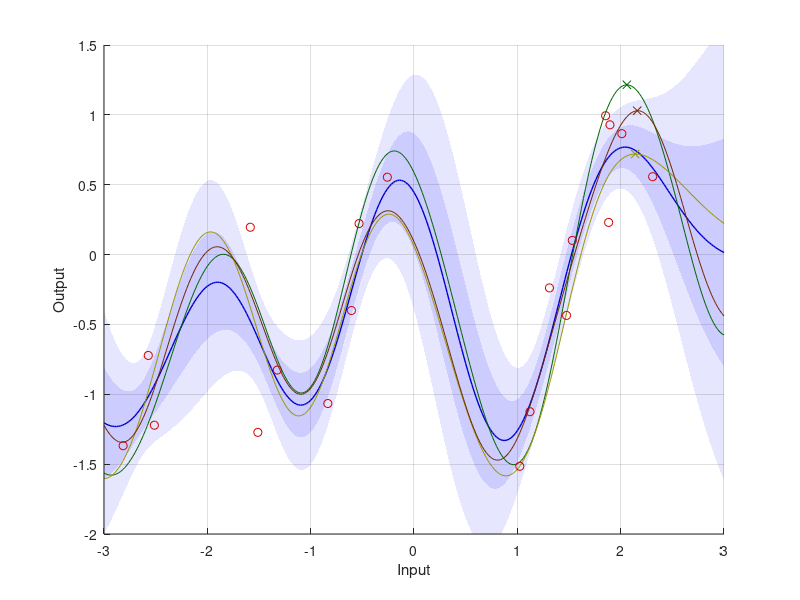
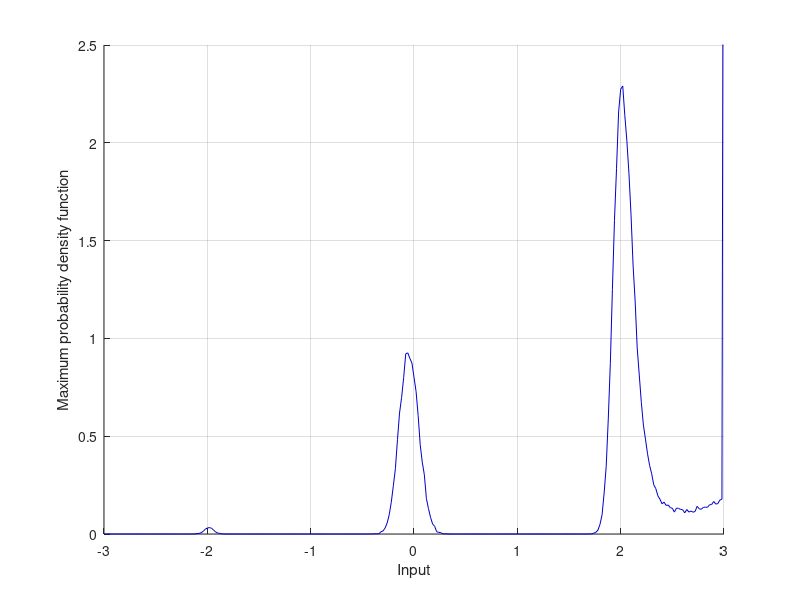
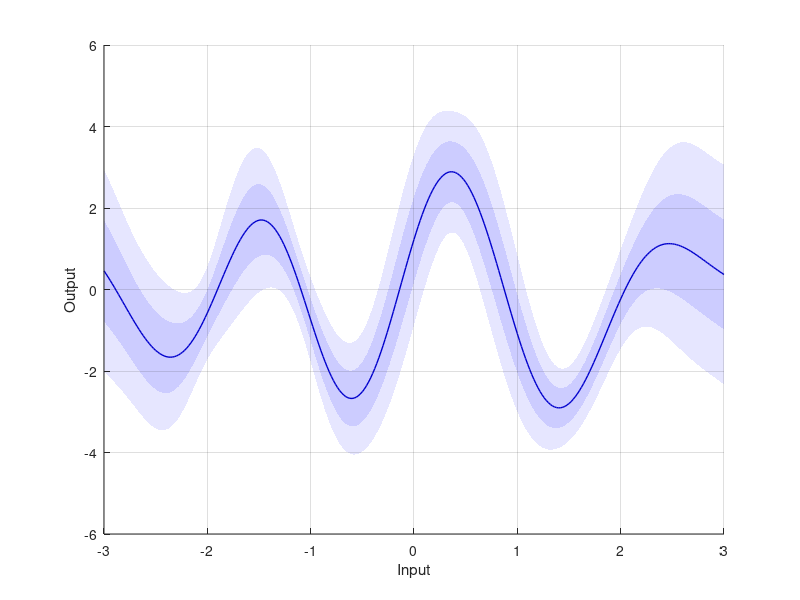

Here is the MATLAB script that generated these plots, in order: (Note: a time limit stopped this script after it produced the figures.)
% This file contains all the scripts for Chapter 6 of the Gaussian process regression thesis. 
% To use it, make sure that the Matlab directory is set to the directory of this file. Then first run this block, which initializes many parameters. Subsequently, you can run any block within
% this file separately, or you can just run them all together, for instance by pressing F5 or calling Chapter6 from the Matlab command.

% We set up the workspace, ready for executing scripts.
% clear all; % Empty the workspace.
clc; % Empty the command window.
exportFigs = 0; % Do we export figures? 0 for no, 1 (or anything else) for yes.
useColor = 1; % Should we set up plots for colored output (1) or black-and-white output (0)?
addpath('../ExportFig'); % We add the functions for exporting figures.
addpath('../Tools'); % This is for a few useful add-on functions, like the logdet function.

% We define colors.
black = [0 0 0];
white = [1 1 1];
if useColor == 0
	red = [0 0 0];
	green = [0.6 0.6 0.6];
	blue = [0.2 0.2 0.2];
	yellow = [0.4 0.4 0.4];
	grey = [0.8 0.8 0.8];
	brown = [0.95 0.95 0.95];
else
	red = [0.8 0 0];
	green = [0 0.4 0];
	blue = [0 0 0.8];
	yellow = [0.6 0.6 0];
	grey = [0.8 0.8 1];
	brown = [0.45 0.15 0.0];
end

% We generate measurements for an example GP which we will use.
nm = 20; % This is the number of measurement points.
ns = 301; % This is the number of plot (trial) points.
xMin = -3; % This is the minimum input.
xMax = 3; % This is the maximum input.
fmMin = 0; % This is the minimum value which f_{max} can be.
fmMax = 1.2; % This is the maximum value which f_{max} can be.
sfm = 0.3;
rng(227, 'twister'); % We fix Matlab's random number generator, so we get the same measurement points as in the thesis plots.
Xm = xMin + rand(1,nm)*(xMax - xMin);
fm = (cos(3*Xm) - Xm.^2/9 + Xm/6)';
fmh = fm + sfm*randn(nm,1);
Xs = linspace(xMin, xMax, ns);
fs = (cos(3*Xs) - Xs.^2/9 + Xs/6)';
dx = (xMax - xMin)/(ns - 1); % This is the distance between two trial points.
fm = linspace(fmMin, fmMax, ns); % This is the x-axis scale for the plots of the maximum value distribution.
hf = 0.04; % This is the length scale for the kernel density estimation process of the maximum value distribution.

% We set up a Gaussian process to approximate the measurements, giving us the GP for our examples.
lf = 1; % This is the output length scale.
lx = 0.6; % This is the input length scale.
X = [Xm,Xs];
n = size(X,2);
diff = repmat(X,n,1) - repmat(X',1,n); % This is the matrix containing differences between input points.
K = lf^2*exp(-1/2*diff.^2/lx^2); % This is the covariance matrix. It contains the covariances of each combination of points.
KDivided = mat2cell(K,[nm,ns],[nm,ns]);
Kmm = KDivided{1,1};
Kms = KDivided{1,2};
Ksm = KDivided{2,1};
Kss = KDivided{2,2};
mm = zeros(nm,1); % This is the prior mean vector of the measurement points.
ms = zeros(ns,1); % This is the prior mean vector of the trial points.
Sfm = sfm^2*eye(nm); % This is the noise covariance matrix.
mPost = ms + Ksm/(Kmm + Sfm)*(fmh - mm); % This is the posterior mean vector.
SPost = Kss - Ksm/(Kmm + Sfm)*Kms; % This is the posterior covariance matrix.
sPost = sqrt(diag(SPost)); % These are the posterior standard deviations.

%% Figure 6.1.
disp('Creating Figure 6.1.');

% We generate samples from the posterior distribution of the trial points.
rng(37, 'twister'); % We fix Matlab's random number generator, so that it is guaranteed to find samples with very different maximums, illustrating the point that I want to make.
eps = 1e-10; % We use a small number to add to the diagonal (so to the eigenvalues) of the matrix, to make sure Matlab doesn't give any numerical issues with finding the Cholesky decomposition.
SPostCholesky = chol(SPost + eps*eye(ns)); % We use the Cholesky decomposition to sample from the posterior Gaussian distribution.
sample1 = mPost + SPostCholesky'*randn(ns,1); % We generate a sample from the Gaussian distribution with mean mPost and with covariance matrix SPost.
sample2 = mPost + SPostCholesky'*randn(ns,1); % We generate a sample from the Gaussian distribution with mean mPost and with covariance matrix SPost.
sample3 = mPost + SPostCholesky'*randn(ns,1); % We generate a sample from the Gaussian distribution with mean mPost and with covariance matrix SPost.
[m1,i1] = max(sample1);
[m2,i2] = max(sample2);
[m3,i3] = max(sample3);

% We plot the GP and the samples.
figure(1);
clf(1);
hold on;
grid on;
xlabel('Input');
ylabel('Output');
patch([Xs, fliplr(Xs)],[mPost-2*sPost; flipud(mPost+2*sPost)], 1, 'FaceColor', (grey+white)/2, 'EdgeColor', 'none'); % This is the grey area in the plot.
patch([Xs, fliplr(Xs)],[mPost-sPost; flipud(mPost+sPost)], 1, 'FaceColor', grey, 'EdgeColor', 'none'); % This is the grey area in the plot.
set(gca, 'layer', 'top'); % We make sure that the grid lines and axes are above the grey area.
plot(Xs, mPost, '-', 'LineWidth', 1, 'Color', blue); % We plot the mean line.
plot(Xs, sample1, '-', 'Color', green); % We draw the three different samples.
plot(Xs, sample2, '-', 'Color', yellow);
plot(Xs, sample3, '-', 'Color', brown);
plot(Xs(i1), sample1(i1), 'x', 'Color', green); % We use a cross to indicate the maximums.
plot(Xs(i2), sample2(i2), 'x', 'Color', yellow);
plot(Xs(i3), sample3(i3), 'x', 'Color', brown);
% plot(Xs, fs, '-', 'LineWidth', 1, 'Color', black); % This plots the true function which we are approximating.
plot(Xm, fmh, 'o', 'Color', red); % We plot the measurement points.
axis([xMin,xMax,-2,1.5]);
if exportFigs ~= 0
	export_fig('GPExampleWithSamples.png','-transparent');
end

%% Figure 6.2.
disp('Creating Figure 6.2.');

% We generate a lot of samples and find their maximums. Then we use this to find the maximum distribution.
nSamples = 1e5; % This is the number of sample functions we will examine.
eps = 1e-10; % We use a small number to add to the diagonal (so to the eigenvalues) of the matrix, to make sure Matlab doesn't give any numerical issues with finding the Cholesky decomposition.
SPostCholesky = chol(SPost + eps*eye(ns)); % We use the Cholesky decomposition to sample from the posterior Gaussian distribution.
maxCounter = zeros(1,ns); % We will use this array to count how many times a specific point is the maximum.
maxValDist = zeros(1,ns); % We will use this array to set up a probability density function of the maximum value. We will not use/plot that here in this block, but we will use it later in Figure 6.9.
for i = 1:nSamples
	sample = mPost + SPostCholesky'*randn(ns,1); % We generate a sample from the Gaussian process.
	[val,ind] = max(sample); % We find out where the maximum occurs. That is, at which of the ns trial points.
	maxCounter(ind) = maxCounter(ind) + 1; % We increment the counter for this trial point.
	maxValDist = maxValDist + 1/sqrt(det(2*pi*hf^2))*exp(-1/2*(fm - val).^2/hf^2); % We use Kernel density estimation to set up this distribution. It's a trick to make the plot more smooth and hence more close to the actual probability density function.
end
maxDist = maxCounter/nSamples/dx; % This is the maximum distribution. It is a probability density function, meaning its integral adds up to one.
maxValDist = maxValDist/nSamples; % This is the distribution of the maximum value.

% Then we plot the maximum distribution.
figure(2);
clf(2);
hold on;
grid on;
xlabel('Input');
ylabel('Maximum probability density function');
plot(Xs, maxDist, '-', 'Color', blue);
axis([xMin,xMax,0,2.5]);
if exportFigs ~= 0
	export_fig('GPMaximumDistribution.png','-transparent');
end

% % Finally we save it, since we may need it for later applications.
% save('TrueMaximumDistribution','Xs','maxDist');
% save('TrueMaximumValueDistribution','fm','maxValDist');

%% Figure 6.3.
disp('Creating Figure 6.3.');

% We take derivatives of the posterior distribution.
d2Kss = Kss.*(1/lx^2 - (diff(nm+1:end,nm+1:end).^2/lx^4)); % This is the derivative d^2 k(x,x') / dx dx' for the trial points.
dKms = Kms.*diff(1:nm,nm+1:end)/lx^2; % This is the derivative dk(x,x') / dx' where the first input is the set of measurement points and the second input is the set of trial points.
dKsm = dKms'; % This is the derivative dk(x,x') / dx where the first input is the set of trial points and the second input is the set of measurement points.
mdPost = zeros(ns,1) + dKsm/(Kmm + Sfm)*(fmh - mm); % These are the posterior mean of the derivative.
SdPost = d2Kss - dKsm/(Kmm + Sfm)*dKms; % These are the posterior covariance of the derivative.
sdPost = sqrt(diag(SdPost)); % These are the posterior standard deviations of the derivative.

% We set up the GP plot.
figure(3);
clf(3);
hold on;
grid on;
xlabel('Input');
ylabel('Output');
patch([Xs, fliplr(Xs)],[mdPost-2*sdPost; flipud(mdPost+2*sdPost)], 1, 'FaceColor', (grey+white)/2, 'EdgeColor', 'none'); % This is the grey area in the plot.
patch([Xs, fliplr(Xs)],[mdPost-sdPost; flipud(mdPost+sdPost)], 1, 'FaceColor', grey, 'EdgeColor', 'none'); % This is the grey area in the plot.
set(gca, 'layer', 'top'); % We make sure that the grid lines and axes are above the grey area.
plot(Xs, mdPost, '-', 'LineWidth', 1, 'Color', blue); % We plot the mean line.
if exportFigs ~= 0
	export_fig('DerivativeGP.png','-transparent');
end

% At each point the function value derivative has a Gaussian distribution. So for each function value derivative we can calculate the probability that it is zero.
zeroDerivProb = 1./sqrt(2*pi*sdPost.^2).*exp(-1/2*mdPost.^2./sdPost.^2);
zeroDerivProb = zeroDerivProb/sum(zeroDerivProb)/dx;
figure(4);
clf(4);
hold on;
grid on;
xlabel('Input');
ylabel('Zero derivative probability');
plot(Xs, zeroDerivProb, '-', 'Color', blue);
if exportFigs ~= 0
	export_fig('ZeroDerivativeProbability.png','-transparent');
end

% We now set up the distribution of the second derivative, given our measurements and given that the first derivative at that exact point is zero.
negativeSecondDerivProb = zeros(ns,1);
for i = 1:ns % We walk through each individual point, noting that the derivative there is zero and calculating the posterior distribution of the second derivative.
	d2Ksm = Ksm(i,:).*(-1/lx^2 + (diff(nm+i,1:nm).^2/lx^4)); % This is the derivative d^2 k(x,x') / dx^2 where the first input is the set of trial points and the second input is the set of measurement points.
	d3Kss = Kss(i,i).*(3*diff(nm+i,nm+i)/lx^4 - diff(nm+i,nm+i).^3/lx^6); % This is the derivative d^3 k(x,x') / dx^2 dx' where both inputs are the trial set.
	d4Kss = Kss(i,i).*(3/lx^4 - 6*diff(nm+i,nm+i).^2/lx^6 + diff(nm+i,nm+i).^4/lx^8); % This is the derivative d^4 k(x,x') / dx^2 dx'^2 where both inputs are the trial set.
	mddPost = zeros(1,1) + [d2Ksm,d3Kss]/[Kmm + Sfm,dKms(:,i);dKsm(i,:),d2Kss(i,i)]*[fmh - mm;0]; % Here we apply the regression. Note that we have set up a joint distribution of both f (at the position of the measurements), df/dx (at the position of the current point) and d^2f/dx^2 (at the position of the current point). We know the first two (albeit with some possible noise) and apply regression to find the third.
	SddPost = d4Kss - [d2Ksm,d3Kss]/[Kmm + Sfm,dKms(:,i);dKsm(i,:),d2Kss(i,i)]*[d2Ksm';d3Kss'];
	sddPost = sqrt(diag(SddPost));
	negativeSecondDerivProb(i) = normcdf(0,mddPost,sddPost);
end
maximumProb = negativeSecondDerivProb.*zeroDerivProb; % We multiply the p(d^2f/dx^2 < 0|df/dx = 0) by p(df/dx = 0) for each point, according to the conditional probabilities.
maximumProb = maximumProb/sum(maximumProb)/dx; % We normalize the result to make sure it's a valid PDF whose integral equals one.

% We plot the outcome.
figure(5);
clf(5);
hold on;
grid on;
xlabel('Input');
ylabel('Maximum probability');
plot(Xs, maximumProb, '-', 'Color', blue);
if exportFigs ~= 0
	export_fig('LocalMaximumProbability.png','-transparent');
end

%% Figure 6.4.
disp('Creating Figure 6.4.');

% We set up bins.
nr = 20; % We define the number of rounds we apply.
np = 1e4; % We define the number of particles used.
bins = zeros(ns,nr+1); % We set up storage space for the number of bins.
bins(:,1) = floor(np/ns); % We divide the particles over the bins.
bins(1:mod(np,ns),1) = ceil(np/ns); % We give the first few bins an extra particle if it doesn't quite match.
rng(1, 'twister'); % We fix Matlab's random number generator, so that it gives the plot shown in the thesis.

% We iterate over the number of rounds.
for i = 1:nr
	% We walk through all the bins.
	for j = 1:ns
		% For each particle, we make a comparison.
		for k = 1:bins(j,i)
			randomBin = ceil(rand(1,1)*ns); % We pick a new random bin.
			mut = mPost(j) - mPost(randomBin); % We set up the posterior distribution of f_j - f_r, with f_j being the current bin and f_r being the new random bin.
			St = SPost(j,j) + SPost(randomBin,randomBin) - 2*SPost(j,randomBin);
			sample = mut + sqrt(St)*randn(1,1); % This is a sample from f_j - f_r. If it is positive, then f_j > f_r and the particle can stay. If it is negative, then f_j < f_r and it should move to the new random bin.
			if sample >= 0
				bins(j,i+1) = bins(j,i+1) + 1;
			else
				bins(randomBin,i+1) = bins(randomBin,i+1) + 1;
			end
		end
	end
end

% Next, we calculate the limit distribution of the particles.
P = zeros(ns,ns);
for i = 1:ns
	for j = 1:ns
		mut = mPost(i) - mPost(j);
		Sigmat = SPost(i,i) + SPost(j,j) - SPost(i,j) - SPost(j,i);
		P(i,j) = erf(mut/sqrt(2*Sigmat))/2 + 1/2;
	end
	P(i,i) = 1/2;
end

% We calculate the comparison matrix and use it to find the limit distribution of the particles.
mat = diag(diag(ones(ns,ns)*P)) - P;
outcome = zeros(ns,1);
mat(end,:) = ones(1,ns); % We set the bottom row equal to ones.
outcome(end) = 1; % We set the bottom element of the outcome equal to one.
limitDist = mat\outcome; % These are the probabilities that each point is larger than any of the other points, according to the particle method.
limitDist = limitDist/dx; % We turn the result into a PDF.

% We plot the results.
figure(5);
clf(5);
hold on;
grid on;
xlabel('Input');
ylabel('Particle distribution');
for i = 1:nr+1
	distribution = bins(:,i)/np/dx;
	particleDistribution = plot(Xs, distribution, '-', 'Color', 0.8*(1 - i/(nr+1))*[1,1,1]);
end
axis([xMin,xMax,0,2.5]);

% We also add the true maximum distribution and the limit distribution to the plot.
limitDistribution = plot(Xs, limitDist, '-', 'Color', red, 'LineWidth', 1);
load('TrueMaximumDistribution');
trueDistribution = plot(Xs, maxDist, '-', 'Color', blue);
legend([trueDistribution, limitDistribution, particleDistribution], 'True distribution', 'Limit distribution', 'Particle distribution', 'Location', 'NorthWest');
if exportFigs ~= 0
	export_fig('ParticleDistribution.png','-transparent');
end

%% Example problem.
disp('Setting up the example problem.');

% We set up the distribution.
eps = 1e-6; % This is a very small number.
mup = [0;0;0];
S = [1,1,0;1,1+eps^2,0;0,0,1];

% We calculate the difference distribution for each of the points to find the true maximum distribution.
trueDist = zeros(3,1);
mut = repmat(mup(1),2,1) - mup(2:3);
St = repmat(S(1,1),2,2) - repmat(S(1,2:3),2,1) - repmat(S(2:3,1),1,2) + S(2:3,2:3);
trueDist(1) = mvncdf(mut,zeros(2,1),St);
mut = repmat(mup(3),2,1) - mup(1:2);
St = repmat(S(3,3),2,2) - repmat(S(3,1:2),2,1) - repmat(S(1:2,3),1,2) + S(1:2,1:2);
trueDist(3) = mvncdf(mut,zeros(2,1),St);
trueDist(2) = 1 - trueDist(1) - trueDist(3);
disp('The true maximum distribution is given by');
disp(trueDist);

% We calculate the comparison matrix and use it to find the limit distribution if we would use particles.
P = zeros(3,3);
for i = 1:3
	for j = 1:3
		ind1 = i;
		ind2 = j;
		mut = mup(ind1) - mup(ind2);
		St = S(ind1,ind1) - S(ind1,ind2) - S(ind2,ind1) + S(ind2,ind2);
		P(i,j) = erf(mut/sqrt(2*St))/2 + 1/2;
	end
	P(i,i) = 1/2; % It does not matter to what value we set it, but if we do not set it, it will remain NaN and things will go awry.
end
mat = P - diag(diag(ones(3,3)*P));
outcome = zeros(3,1);
mat(end,:) = ones(1,3); % We set the bottom row equal to ones.
outcome(end) = 1; % We set the bottom element of the outcome equal to one.
limitDist = mat\outcome; % These are the probabilities that each point is larger than any of the other points, according to the particle method.
disp('The limit distribution is given by');
disp(limitDist);

%% Figure 6.5.
disp('Creating Figure 6.5.');

% We make some definitions.
np1 = 20; % This is the number of particles we use.
np2 = 1e3; % This is the other number of particles we use.
x0Min = 0.6; % This is the minimum of the initial distribution.
x0Max = 1.4; % This is the maximum of the initial distribution.
nPlot = 501; % This is the number of plot points we will use.
xsMin = -0.5; % This is the minimum of the plot.
xsMax = 1.5; % This is the maximum of the plot.
xs = linspace(xsMin, xsMax, nPlot);
dxPlot = (xsMax - xsMin)/nPlot; % This is the distance between two plot points.
sx = 0.1; % This is the process noise present in the system.
sysA = 0.8; % The discrete-time system A matrix.
rng(1, 'twister'); % We fix Matlab's random number generator, so we get the same measurement points as in the thesis plots.

% We set up the PDF of the initial distribution and plot it.
initialDist = ((xs <= x0Max).*(xs > x0Min))/(x0Max - x0Min);
figure(6);
clf(6);
hold on;
grid on;
xlabel('x_k');
ylabel('p(x_k)');
plot(xs, initialDist, '-', 'Color', blue);
if exportFigs ~= 0
	export_fig('InitialStateDistribution.png','-transparent');
end

% We calculate the desired posterior distribution. Since the new state x_{k+1} is the summation of the uniform initial distribution and the Gaussian noise, we can find its distribution by
% calculating the convolution between these two distributions. (This is not explained in the thesis. You'll just have to trust me on this.)
desPostDist = (normcdf((sysA*x0Max - xs)/sx) - normcdf((sysA*x0Min - xs)/sx))/sysA/(x0Max - x0Min);

% We generate a number of particles and calculate the next particles.
xp1 = x0Min + (x0Max - x0Min)*rand(np1,1);
xp1New = sysA*xp1 + sx*randn(np1,1);
xp2 = x0Min + (x0Max - x0Min)*rand(np2,1);
xp2New = sysA*xp2 + sx*randn(np2,1);

% We set up a plot where we represent the particles as delta points. Actually delta points are infinitely high so we cannot plot those. Instead, I will use very narrow block functions with a width dx of one plot point.
postDist1 = zeros(size(initialDist));
postDist2 = zeros(size(initialDist));
for i = 1:np1
	xcMin = xp1New(i) - dxPlot/2;
	xcMax = xp1New(i) + dxPlot/2;
 	postDist1 = postDist1 + (1/np1)*((xs <= xcMax).*(xs > xcMin))/dxPlot;
end
for i = 1:np2
	xcMin = xp2New(i) - dxPlot/2;
	xcMax = xp2New(i) + dxPlot/2;
 	postDist2 = postDist2 + (1/np2)*((xs <= xcMax).*(xs > xcMin))/dxPlot;
end
figure(7);
clf(7);
hold on;
grid on;
xlabel('x_{k+1}');
ylabel('p(x_{k+1})');
% plot(xs, postDist2, '-', 'Color', red);
plot(xs, postDist1, '-', 'Color', blue);
% plot(xs, desPostDist, '-', 'Color', green);
if exportFigs ~= 0
	export_fig('NextStateDistributionThroughDelta.png','-transparent');
end

% We now represent the particles as blocks that are a bit wider than just dx.
blockWidth = 0.1;
postDist1 = zeros(size(initialDist));
postDist2 = zeros(size(initialDist));
for i = 1:np1
	xcMin = xp1New(i) - blockWidth/2;
	xcMax = xp1New(i) + blockWidth/2;
 	postDist1 = postDist1 + (1/np1)*((xs <= xcMax).*(xs > xcMin))/blockWidth;
end
for i = 1:np2
	xcMin = xp2New(i) - blockWidth/2;
	xcMax = xp2New(i) + blockWidth/2;
 	postDist2 = postDist2 + (1/np2)*((xs <= xcMax).*(xs > xcMin))/blockWidth;
end
figure(8);
clf(8);
hold on;
grid on;
xlabel('x_{k+1}');
ylabel('p(x_{k+1})');
plot(xs, postDist1, '-', 'Color', blue);
plot(xs, postDist2, '-', 'Color', red);
plot(xs, desPostDist, '-', 'Color', green);
legend('Approximation with n_p = 20','Approximation with n_p = 1000','Analytical distribution','Location','NorthWest');
if exportFigs ~= 0
	export_fig('NextStateDistributionThroughBlock.png','-transparent');
end

% And now we represent the particles through a Gaussian kernel.
GaussianWidth = 0.05;
postDist1 = zeros(size(initialDist));
postDist2 = zeros(size(initialDist));
for i = 1:np1
 	postDist1 = postDist1 + (1/np1)*1/sqrt(2*pi*GaussianWidth^2)*exp(-1/2*(xp1New(i) - xs).^2/GaussianWidth^2);
end
for i = 1:np2
 	postDist2 = postDist2 + (1/np2)*1/sqrt(2*pi*GaussianWidth^2)*exp(-1/2*(xp2New(i) - xs).^2/GaussianWidth^2);
end
figure(9);
clf(9);
hold on;
grid on;
xlabel('x_{k+1}');
ylabel('p(x_{k+1})');
plot(xs, postDist1, '-', 'Color', blue);
plot(xs, postDist2, '-', 'Color', red);
plot(xs, desPostDist, '-', 'Color', green);
legend('Approximation with n_p = 20','Approximation with n_p = 1000','Analytical distribution','Location','NorthWest');
if exportFigs ~= 0
	export_fig('NextStateDistributionThroughGaussian.png','-transparent');
end

%% Figure 6.6.
disp('Creating Figure 6.6.');

% We define the particles.
x = 1:5; % These are the particle values.
w = [0.1, 0.4, 1, 1.5, 2]; % These are the particle weights.
np = length(x); % This is the number of particles.

% We set up data for the cumulative particle weight plot.
xs = 0:0.001:6;
ys = zeros(size(xs));
for i = 1:np
	indices = xs > x(i);
	ys(indices) = ys(indices) + w(i);
end

% We make the cumulative weight plot.
figure(10);
clf(10);
hold on;
grid on;
xlabel('Weight number');
ylabel('Cumulative particle weight');
plot(xs, ys, '-', 'Color', blue);
if exportFigs ~= 0
	export_fig('CumulativeParticleWeight.png','-transparent');
end

% We now set up data for the multinomial resampling idea and make that plot.
rng(7, 'twister'); % We fix Matlab's random number generator, so we get the same measurement points as in the thesis plots.
newParticleIndices = rand(np,1)*np;
figure(11);
clf(11);
hold on;
grid on;
xlabel('Weight number');
ylabel('Cumulative particle weight');
plot(xs, ys, '-', 'Color', blue);
for i = 1:np
	plot([min(xs),max(xs)], [newParticleIndices(i),newParticleIndices(i)], '-', 'Color', green);
end
if exportFigs ~= 0
	export_fig('MultinomialResampling.png','-transparent');
end

% Next, we set up data for the stratified resampling idea and make that plot.
rng(6, 'twister'); % We fix Matlab's random number generator, so we get the same measurement points as in the thesis plots.
figure(12);
clf(12);
hold on;
grid on;
xlabel('Weight number');
ylabel('Cumulative particle weight');
for i = 1:np
	if mod(i,2) == 0 % We alternate regular grey and light grey colors.
		patch([min(xs),max(xs),max(xs),min(xs)],[i-1,i-1,i,i], 1, 'FaceColor', white, 'EdgeColor', 'none'); % This is the grey area in the plot.
	else
		patch([min(xs),max(xs),max(xs),min(xs)],[i-1,i-1,i,i], 1, 'FaceColor', (grey+white)/2, 'EdgeColor', 'none'); % This is the grey area in the plot.
	end
end
set(gca, 'layer', 'top'); % We make sure that the grid lines and axes are above the grey area.
for i = 1:np
	newParticleIndices(i) = rand(1,1) + i - 1;
	plot([min(xs),max(xs)], [newParticleIndices(i),newParticleIndices(i)], '-', 'Color', green);
end
plot(xs, ys, '-', 'Color', blue);
if exportFigs ~= 0
	export_fig('StratifiedResampling.png','-transparent');
end

% Finally, we set up systematic resampling.
rng(3, 'twister'); % We fix Matlab's random number generator, so we get the same measurement points as in the thesis plots.
newParticleIndices = (1:np) - rand(1,1);
figure(13);
clf(13);
hold on;
grid on;
xlabel('Weight number');
ylabel('Cumulative particle weight');
plot(xs, ys, '-', 'Color', blue);
for i = 1:np
	plot([min(xs),max(xs)], [newParticleIndices(i),newParticleIndices(i)], '-', 'Color', green);
end
if exportFigs ~= 0
	export_fig('SystematicResampling.png','-transparent');
end

%% Figure 6.7.
disp('Creating Figure 6.7.');

% We set up a GP with only a very limited number of measurements, so we have lots of uncertainty.
nmUsed = 8;
mPostUnc = ms + Ksm(:,1:nmUsed)/(Kmm(1:nmUsed,1:nmUsed) + Sfm(1:nmUsed,1:nmUsed))*(fmh(1:nmUsed) - mm(1:nmUsed)); % This is the posterior mean vector.
SPostUnc = Kss - Ksm(:,1:nmUsed)/(Kmm(1:nmUsed,1:nmUsed) + Sfm(1:nmUsed,1:nmUsed))*Kms(1:nmUsed,:); % This is the posterior covariance matrix.
sPostUnc = sqrt(diag(SPostUnc)); % These are the posterior standard deviations.

% We plot the GP which we had previously.
figure(14);
clf(14);
hold on;
grid on;
xlabel('Input');
ylabel('Output');
patch([Xs, fliplr(Xs)],[mPostUnc-2*sPostUnc; flipud(mPostUnc+2*sPostUnc)], 1, 'FaceColor', (grey+white)/2, 'EdgeColor', 'none'); % This is the grey area in the plot.
patch([Xs, fliplr(Xs)],[mPostUnc-sPostUnc; flipud(mPostUnc+sPostUnc)], 1, 'FaceColor', grey, 'EdgeColor', 'none'); % This is the grey area in the plot.
set(gca, 'layer', 'top'); % We make sure that the grid lines and axes are above the grey area.
plot(Xs, mPostUnc, '-', 'LineWidth', 1, 'Color', blue); % We plot the mean line.
% plot(Xs, fs, '-', 'LineWidth', 1, 'Color', black); % This plots the true function which we are approximating.
plot(Xm(1:nmUsed), fmh(1:nmUsed), 'o', 'Color', red); % We plot the measurement points.
axis([xMin,xMax,-2,2]);
if exportFigs ~= 0
	export_fig('GPWithFewerMeasurements.png','-transparent');
end

% We calculate the various acquisition functions.
fsh = max(mPostUnc); % This is \hat{f}^*.
xi = 0.2; % This is the exploration parameter for the PI and EI acquisition functions.
z0 = (mPostUnc - fsh)./sPostUnc;
zd = (mPostUnc - fsh - xi)./sPostUnc;
PI0 = normcdf(z0);
PId = normcdf(zd);
EI0 = (mPostUnc - fsh).*normcdf(z0) + sPostUnc.*normpdf(z0);
EId = (mPostUnc - fsh - xi).*normcdf(zd) + sPostUnc.*normpdf(zd);
EV = mPostUnc;
UCB1 = mPostUnc + 1*sPostUnc;
UCB2 = mPostUnc + 2*sPostUnc;

% We scale some acquisition functions to make them appear well together in the same plot. Note that this does not affect the position of their maximum.
% PI = PI/mean(PI); % This scales the PI AF to be one on average.
% EI = EI/mean(EI); % This scales the EI AF to be one on average.
% EI = EI/mean(EI)*mean(PI); % This scales the EI AF to be the same as the PI AF on average.

% We find the positions of the maximums of the acquisition functions.
[PI0max,PI0ind] = max(PI0);
[EI0max,EI0ind] = max(EI0);
[PIdmax,PIdind] = max(PId);
[EIdmax,EIdind] = max(EId);
[EVmax,EVind] = max(EV);
[UCB1max,UCB1ind] = max(UCB1);
[UCB2max,UCB2ind] = max(UCB2);

% We plot the various acquisition functions.
figure(15);
clf(15);
hold on;
grid on;
xlabel('Input');
ylabel('Acquisition function value');
plot(Xs, UCB2, '-', 'Color', yellow);
plot(Xs, UCB1, '-', 'Color', blue);
plot(Xs, EV, '-', 'Color', red);
plot(Xs(UCB2ind), UCB2max, 'x', 'Color', yellow);
plot(Xs(UCB1ind), UCB1max, 'x', 'Color', blue);
plot(Xs(EVind), EVmax, 'x', 'Color', red);
legend('UCB AF (\kappa=2)','UCB AF (\kappa=1)','EV AF (\kappa=0)');
if exportFigs ~= 0
	export_fig('EVandUCBAF.png','-transparent');
end

% We plot the various acquisition functions.
figure(16);
clf(16);
hold on;
grid on;
xlabel('Input');
ylabel('Acquisition function value');
plot(Xs, PI0, '-', 'Color', green);
plot(Xs, PId, '-', 'Color', yellow);
plot(Xs, EI0, '-', 'Color', blue);
plot(Xs, EId, '-', 'Color', red);
plot(Xs(PI0ind), PI0max, 'x', 'Color', green);
plot(Xs(PIdind), PIdmax, 'x', 'Color', yellow);
plot(Xs(EI0ind), EI0max, 'x', 'Color', blue);
plot(Xs(EIdind), EIdmax, 'x', 'Color', red);
legend('PI AF (\xi=0)',['PI AF (\xi=',num2str(xi),')'],'EI AF (\xi=0)',['EI AF (\xi=',num2str(xi),')'],'Location','NorthWest');
if exportFigs ~= 0
	export_fig('PIandEIAF.png','-transparent');
end

%% Figures 6.8. and 6.9.
disp('Creating Figure 6.8.');

% We define parameters.
nr = 10; % We define the number of rounds we apply.
np = 1e4; % We define the number of particles used.
alpha = 0.5; % This is the part of the time we sample a challenger from the current belief of the maximum distribution. A high value of alpha (near 1) speeds up convergence, but distorts the results slightly. For larger problems it is wise to start with a high value of alpha but decrease it towards zero as the algorithm converges.
h = 0.04; % This is the length scale of the Gaussian kernel we will use in the kernel density estimation process. It has been tuned to be the smallest number to still give smooth plots.
rng(1, 'twister'); % We fix Matlab's random number generator, so that it gives the plot shown in the thesis.

% We initialize the particles.
particles = xMin + (xMax - xMin)*rand(1,np); % We set up particles in random locations.
weights = ones(np,1); % We initialize the weights.
% Next, we generate the victory function values. We initialize them according to the distribution of the function value at the particle input points.
diff = repmat(particles,nm,1) - repmat(Xm',1,np); % This is the matrix containing differences between input points.
Kmp = lf^2*exp(-1/2*diff.^2/lx^2);
Kpm = Kmp';
Kpp = lf^2*ones(np,1); % Usually this matrix is diagonal, but given that we have a lot of particles, that would be a too large matrix.
KpmDivKmm = Kpm/(Kmm + Sfm);
mup = KpmDivKmm*(fmh - mm); % These are the mean values of the Gaussian process at all the particle points.
Sigma = Kpp + sum(KpmDivKmm.*Kpm,2); % These are the variances of the Gaussian process at the particle points. We have calculated only the diagonal elements of the covariance matrix here, because we do not need the other elements.
sigma = sqrt(Sigma);
values = mup + sqrt(Sigma).*(randn(np,1)); % We take a random sample from the resulting distribution.

% We set up a storage parameter for the maximum distributions, and we set up the PDF for the first one.
pMax = zeros(nr+1, ns);
for i = 1:np
	pMax(1,:) = pMax(1,:) + weights(i)*1/sqrt(det(2*pi*h^2))*exp(-1/2*(Xs - particles(i)).^2/h^2);
end
pMax(1,:) = pMax(1,:)/sum(weights);

% We iterate over the number of challenge rounds.
for round = 1:nr
	% We start by applying systematic resampling. (Yes, this is quite useless in the first round, but we ignore that tiny detail and do it anyway.)
	oldParticles = particles; % We store the old particles, so we can override the particles matrix during the process of resampling.
	oldValues = values;
	oldWeights = weights;
	wCum = cumsum(oldWeights); % These are the cumulative weights.
	wSum = wCum(end); % This is the sum of all the weights.
	stepSize = wSum/np; % We calculate the step size based on the sum of all the weights.
	val = rand(1,1)*stepSize; % We pick a random number for the algorithm.
	oldPCounter = 1; % We use two counters in the process. This first one keeps track of which old particle we are at.
	newPCounter = 1; % This second counter keeps track of which new particle index we are at.
	while newPCounter <= np % We iterate until we have added np new particles.
		while wCum(oldPCounter) < val + (newPCounter-1)*stepSize % We iterate through the particles until we find the one which we should be adding particles of.
			oldPCounter = oldPCounter + 1;
		end
		while wCum(oldPCounter) >= val + (newPCounter-1)*stepSize % We keep adding this particle to the new set of particles until we have added enough.
			particles(newPCounter) = oldParticles(oldPCounter);
			weights(newPCounter) = 1;
			values(newPCounter) = oldValues(oldPCounter);
			newPCounter = newPCounter + 1;
		end
	end
	
	% We now create challengers according to the specified rules.
	sampleFromMaxDist = (rand(1,np) < alpha); % We determine which challengers we will pick from the current belief of the maximum distribution, and which challengers we pick randomly.
	randomPoints = rand(1,np)*(xMax-xMin)+xMin; % We select random challengers. (We do this for all particles and then discard the ones which we do not need.)
	indices = ceil(rand(np,1)*np); % We pick the indices of the champion particles we will use to generate challengers from. This line only works if all the particles have a weight of one, which is the case since we have just resampled. Otherwise, we should use randsample(np,np,true,weights);
	deviations = randn(1,np)*h; % To apply the Gaussian kernel to the selected champions, we need to add a Gaussian parameter to the champion particles. We set that one up here.
	challengers = (1-sampleFromMaxDist).*randomPoints + sampleFromMaxDist.*(particles(indices) + deviations); % We finalize the challenger points, picking random ones where applicable and sampled from the maximum distribution in other cases.

	% We now set up the covariance matrices and calculate some preliminary parameters.
	diff = repmat([particles,challengers],nm,1) - repmat(Xm',1,2*np); % This is the matrix containing differences between input points.
	Kmp = lf^2*exp(-1/2*diff.^2/lx^2);
	Kpm = Kmp';
	KpmDivKmm = Kpm/(Kmm + Sfm);
	mup = KpmDivKmm*(fmh - mm); % These are the mean values of the Gaussian process at all the particle points.

	% We calculate the mean and covariance for each combination of challenger and challenged point. Then we sample \hat{f} and look at the result.
	oldParticles = particles;
	oldValues = values;
	oldWeights = weights;
	for i = 1:np
		mupc = mup([i,i+np]); % This is the current mean vector.
		diff = repmat([particles(i),challengers(i)],2,1) - repmat([particles(i),challengers(i)]',1,2);
		Kppc = lf^2*exp(-1/2*diff.^2/lx^2);
		Sigmac = Kppc - KpmDivKmm([i,i+np],:)*Kmp(:,[i,i+np]); % This is the current covariance matrix.
		try % We use a try-catch-block here because sometimes numerical errors may occur.
			fHat = mupc + chol(Sigmac)'*randn(2,1);
			if fHat(2) > fHat(1) % Has the challenger won?
				particles(i) = challengers(i);
				values(i) = fHat(2);
				q = 1/(xMax-xMin); % This is the probability density function value of q(x).
				qp = (1-alpha)*q + alpha*1/sqrt(det(2*pi*h^2))*exp(-1/2*(challengers(i) - oldParticles(indices(i)))^2/h^2); % This is the sampling probability density function given that we have selected the champion particle from the indices vector in the sampling process.
				weights(i) = q/qp;
			end
		catch
			% Apparently challengerPoints(i) and points(i) are so close together that we have numerical problems. Since they're so close, we can just ignore this case anyway, except possibly
			% display that numerical issues may have occurred.
			disp(['There may be numerical issues in the challenging process at particle ',num2str(i),'.']);
		end
	end
	
	% Finally we set up the maximum distribution, given all the particles.
	for i = 1:np
		pMax(round+1,:) = pMax(round+1,:) + weights(i)*1/sqrt(det(2*pi*h^2))*exp(-1/2*(Xs - particles(i)).^2/h^2);
	end
	pMax(round+1,:) = pMax(round+1,:)/sum(weights);
end

% Next, we calculate the limit distribution of the particles.
P = zeros(ns,ns);
for i = 1:ns
	for j = 1:ns
		mut = mPost(i) - mPost(j);
		Sigmat = SPost(i,i) + SPost(j,j) - SPost(i,j) - SPost(j,i);
		P(i,j) = erf(mut/sqrt(2*Sigmat))/2 + 1/2;
	end
	P(i,i) = 1/2;
end

% We calculate the comparison matrix and use it to find the limit distribution of the particles.
mat = diag(diag(ones(ns,ns)*P)) - P;
outcome = zeros(ns,1);
mat(end,:) = ones(1,ns); % We set the bottom row equal to ones.
outcome(end) = 1; % We set the bottom element of the outcome equal to one.
limitDist = mat\outcome; % These are the probabilities that each point is larger than any of the other points, according to the particle method.
limitDist = limitDist/dx; % We turn the result into a PDF.

% We plot the results.
figure(17);
clf(17);
hold on;
grid on;
xlabel('Input');
ylabel('Particle distribution');
for i = 1:nr+1
	particleDistribution = plot(Xs, pMax(i,:), '-', 'Color', 0.8*(1 - i/(nr+1))*[1,1,1]);
end
axis([xMin,xMax,0,2.5]);

% We also add the true maximum distribution and the limit distribution to the plot.
limitDistribution = plot(Xs, limitDist, '-', 'Color', red, 'LineWidth', 1);
load('TrueMaximumDistribution');
trueDistribution = plot(Xs, maxDist, '-', 'Color', blue);
legend([trueDistribution, limitDistribution, particleDistribution], 'True distribution', 'Limit distribution', 'Particle distribution', 'Location', 'NorthWest');
axis([xMin,xMax,0,2.5]);
if exportFigs ~= 0
	export_fig('ImprovedParticleDistribution.png','-transparent');
end

% We set up Figure 6.9. based on the results of the particle method we just ran.
disp('Creating Figure 6.9.');

% We set up the probability distribution for the maximum value, based on the particles.
pfMax = zeros(1,ns);
for i = 1:np
	pfMax = pfMax + weights(i)*1/sqrt(det(2*pi*hf^2))*exp(-1/2*(fm - values(i)).^2/hf^2);
end
pfMax = pfMax/sum(weights);

% We set up the plot for the maximum value distribution.
figure(18);
clf(18);
hold on;
grid on;
xlabel('Output');
ylabel('Maximum value distribution');
particleDistribution = plot(fm, pfMax, '-', 'Color', black);

% We add the true maximum value distribution to it, found using brute force methods.
load('TrueMaximumValueDistribution');
trueDistribution = plot(fm, maxValDist, '-', 'Color', blue);
legend([trueDistribution, particleDistribution], 'True distribution', 'Particle distribution', 'Location', 'NorthWest');
if exportFigs ~= 0
	export_fig('MaximumValueDistribution.png','-transparent');
end
